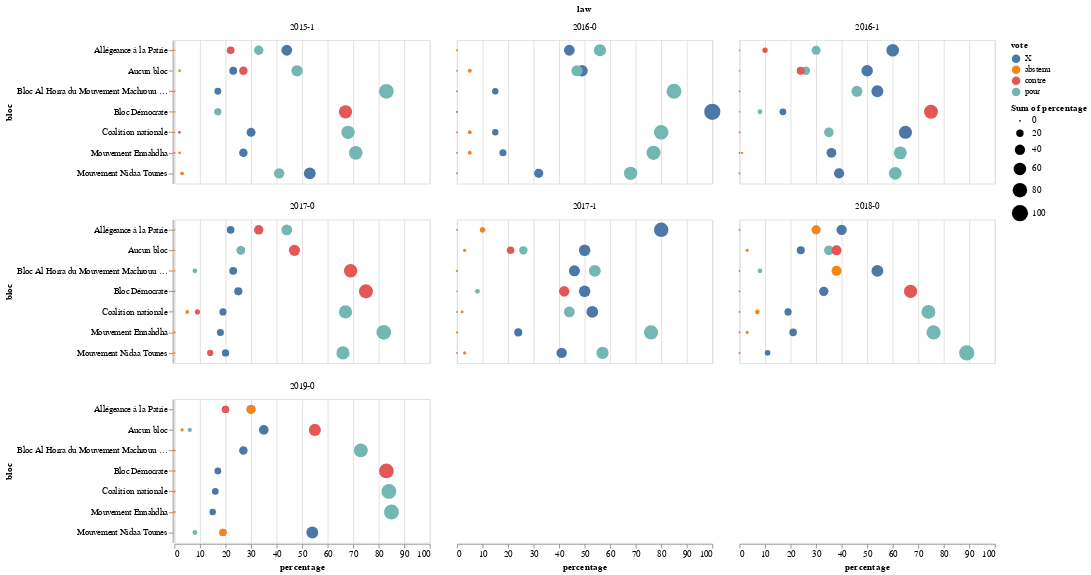

Write notebook code for a chart like this one.
### Markdown cell above
https://altair-viz.github.io/gallery/table_bubble_plot_github.html

### Code cell
alt.Chart(vdb).mark_circle().encode(
    y="bloc",
    x="percentage",
    size="sum(percentage)",
    color="vote",
    tooltip=["bloc", "vote", "percentage"],
).properties(width=w, height=h).facet("law", columns=3)

### Figure 1 — Vega-Lite specification as saved in the notebook (floating-point values rounded to 4 significant figures; data arrays with more than 128 entries replaced by an {"elided": "..."} marker saying what was removed)
{"$schema": "https://vega.github.io/schema/vega-lite/v3.4.0.json", "columns": 3, "config": {"mark": {"tooltip": null}, "view": {"height": 300, "width": 400}}, "data": {"name": "data-129c590972f0a562d17bf9ecb1a2a39a"}, "datasets": {"data-129c590972f0a562d17bf9ecb1a2a39a": {"elided": "196 records"}}, "facet": {"field": "law", "type": "nominal"}, "spec": {"encoding": {"color": {"field": "vote", "type": "nominal"}, "size": {"aggregate": "sum", "field": "percentage", "type": "quantitative"}, "tooltip": [{"field": "bloc", "type": "nominal"}, {"field": "vote", "type": "nominal"}, {"field": "percentage", "type": "quantitative"}], "x": {"field": "percentage", "type": "quantitative"}, "y": {"field": "bloc", "type": "nominal"}}, "height": 168.8, "mark": "circle", "width": 300}}
